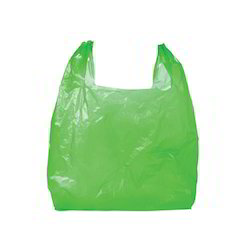
#> input picture Pb.jpg, 250 x 250 px
$ python ImgPro.py
#> lines starting #> are read from the running program, lines starting #| are printed output that depends on the picture; after the words box and inside, x2 and y2 are one past the last pixel; in counts of white or black regions, pixels touching at a corner belong together
import cv2
import numpy as np


img = cv2.imread('Pb.jpg',1)
#> img is the input picture: shape (250, 250, 3); mean B, G, R 203.4, 234.6, 208.6

img[100,120]=[0,0,0]
#> img: shape (250, 250, 3); under 0.01% of pixels changed, all inside (x1, y1, x2, y2) = (120, 100, 121, 101)
pix=img[100,120]
#> pix = [0, 0, 0]
roi = img[100:150, 100:150]=[0,0,0] # Region of Image
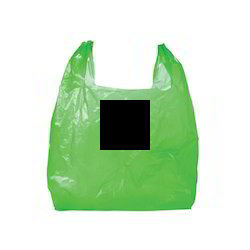
#> img: shape (250, 250, 3); mean B, G, R 199.5, 226.9, 203.9
copy=img[37:111,107:194]
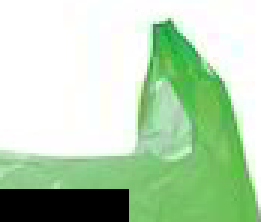
#> copy: shape (74, 87, 3) (shown 3 times larger); mean B, G, R 179.7, 212.4, 182.8
img[0:74,0:87]=copy
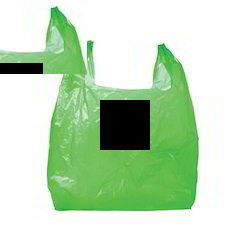
#> img: shape (250, 250, 3); 8.52% of pixels changed, all inside (x1, y1, x2, y2) = (0, 0, 87, 74)

cv2.imshow('Image',img)
cv2.waitKey(0)
cv2.destroyAllWindows()
